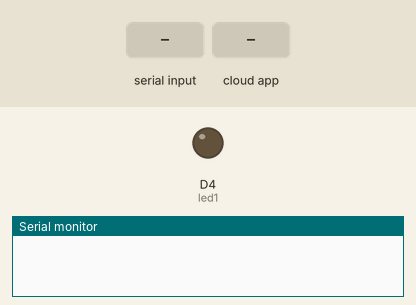
Recording of a sketch running on a simulated ESP8266 (NodeMCU). Parts: output pins drawn as LEDs (lit = HIGH), the last lines printed to the serial monitor. Inputs (shaded band) come from the test bench. WiFi joins after 1.5 s; servers stay silent unless stated; the Firebase database answers and starts empty.

Above: at 1.8 s.
1.9 s: "string\n" received over the second serial link
3.5 s: "90|45\n" received over the second serial link
5.0 s: "1\n" received over the second serial link
7.0 s: the phone or cloud app sets Tes to 1
At 8.0 s:
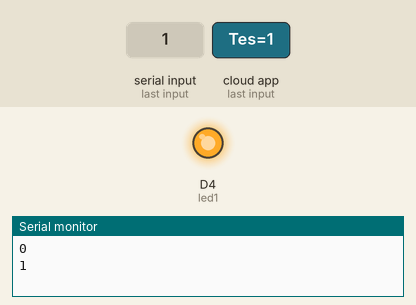
9.0 s: the phone or cloud app sets Tes to 0
At 10.1 s:
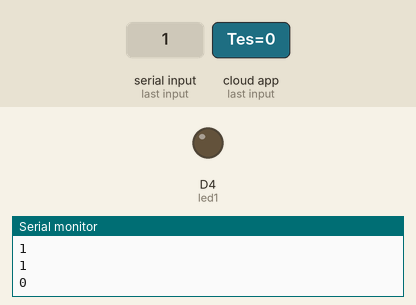
Timing chart, 0 to 11.9 s (numbered marks = the images above; inputs shaded):
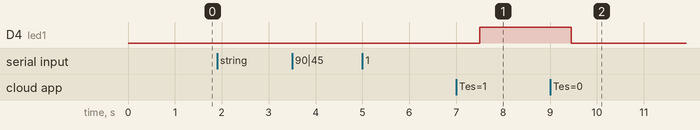

The sketch:

espNonBle.ino
```cpp
#include <SoftwareSerial.h>
#include <Arduino.h>

#if defined(ESP32)
#include <WiFi.h>
#elif defined(ESP8266)
#include <ESP8266WiFi.h>
#endif
#include <Firebase_ESP_Client.h>

#define SOFT_RX D7  // The ESP8266 pin connected to the TX of the bluetooth module
#define SOFT_TX D6  // The ESP8266 pin connected to the RX of the bluetooth module

SoftwareSerial bluetooth(SOFT_RX, SOFT_TX);

String receivedData = "";
String ssid = "";
String password = "";
String receivedChar;

//Provide the token generation process info.
#include "addons/TokenHelper.h"
//Provide the RTDB payload printing info and other helper functions.
#include "addons/RTDBHelper.h"

// Insert Firebase project API Key
#define API_KEY "AIzaSyD6MpF24UXNtokG3H36wzPLwl-ExCfMORw"

// Insert RTDB URLefine the RTDB URL */
#define DATABASE_URL "https://casaintelli-default-rtdb.firebaseio.com/"

//Define Firebase Data object
FirebaseData fbdo;

FirebaseAuth auth;
FirebaseConfig config;

//some important variables
String sValue, sValue2;
bool signupOK = false;
int led1 = 2; //PIN D4 NODEMCU ESP8266 AMICA

void setup() {
  Serial.begin(9600);
  bluetooth.begin(9600);

  pinMode(led1, OUTPUT);
}

void loop() {
  connectWithBluetooth();
  if (Firebase.ready() && signupOK) {
    if (Firebase.RTDB.getString(&fbdo, "CasaIntelli/Tes")) {
      if (fbdo.dataType() == "string") {
        sValue = fbdo.stringData();
        int a = sValue.toInt();
        Serial.println(a);
        if (a == 1) {
          digitalWrite(led1, HIGH);
        } else {
          digitalWrite(led1, LOW);
        }
      } else {
        Serial.println(fbdo.errorReason());
      }
    }
  }
}

void connectWithFirebase() {
  config.api_key = API_KEY;

  /* Assign the RTDB URL (required) */
  config.database_url = DATABASE_URL;

  /* Sign up */
  if (Firebase.signUp(&config, &auth, "", "")) {
    Serial.println("ok");
    signupOK = true;
  } else {
    Serial.printf("%s\n", config.signer.signupError.message.c_str());
  }

  /* Assign the callback function for the long running token generation task */
  config.token_status_callback = tokenStatusCallback; //see addons/TokenHelper.h

  Firebase.begin(&config, &auth);
  Firebase.reconnectWiFi(true);
}

void connectWithBluetooth() {
  if (bluetooth.available()) { // if there is data coming
    String command = bluetooth.readStringUntil('\n'); // read string until meet newline character

    receivedChar = command;
    Serial.println(receivedChar);

    receivedData += receivedChar;

    if (receivedChar != "") {
      Serial.print("Data yang diterima: ");
      Serial.println(receivedData);

      int separatorIndex = receivedData.indexOf('|');
      if (separatorIndex != -1) {
        ssid = receivedData.substring(0, separatorIndex);
        password = receivedData.substring(separatorIndex + 1);

        ssid.trim();
        password.trim();

        Serial.print("SSID: ");
        Serial.println(ssid);
        Serial.print("Password: ");
        Serial.println(password);

        // bluetooth.print("1");

        connectToWifi(ssid, password);
      } else {
        Serial.println("Format data salah. Gunakan format: SSID|password");
      }
      receivedData = "";
      bluetooth.flush();  // Clear the buffer to avoid receiving the same data again
    }
  }

  delay(500);
}

void connectToWifi(String ssid, String password) {

  if (WiFi.status() == WL_CONNECTED) {
    WiFi.disconnect();
    delay(1000);
  }

  WiFi.begin(ssid.c_str(), password.c_str());
  Serial.print("Connecting to Wi-Fi");
  int numberOfTries = 20; // 20 tries, each with 1 second delay

  while (WiFi.status() != WL_CONNECTED) {
    Serial.print(".");
    delay(1000);
    numberOfTries--;
    if (numberOfTries == 0) {
      Serial.println();
      Serial.println("Failed to connect to Wi-Fi");
      bluetooth.flush();
      bluetooth.println(F("0"));
      return;
    }
  }

  Serial.println();
  Serial.print("Connected with IP: ");
  Serial.println(WiFi.localIP());
  Serial.println();
  bluetooth.flush();
  bluetooth.println(F("1"));
  connectWithFirebase();
}
```

Measured:
- after the input at 7.0 s, D4 (led1): LOW → HIGH after 0.51 s
- after the input at 9.0 s, D4 (led1): HIGH → LOW after 0.46 s
